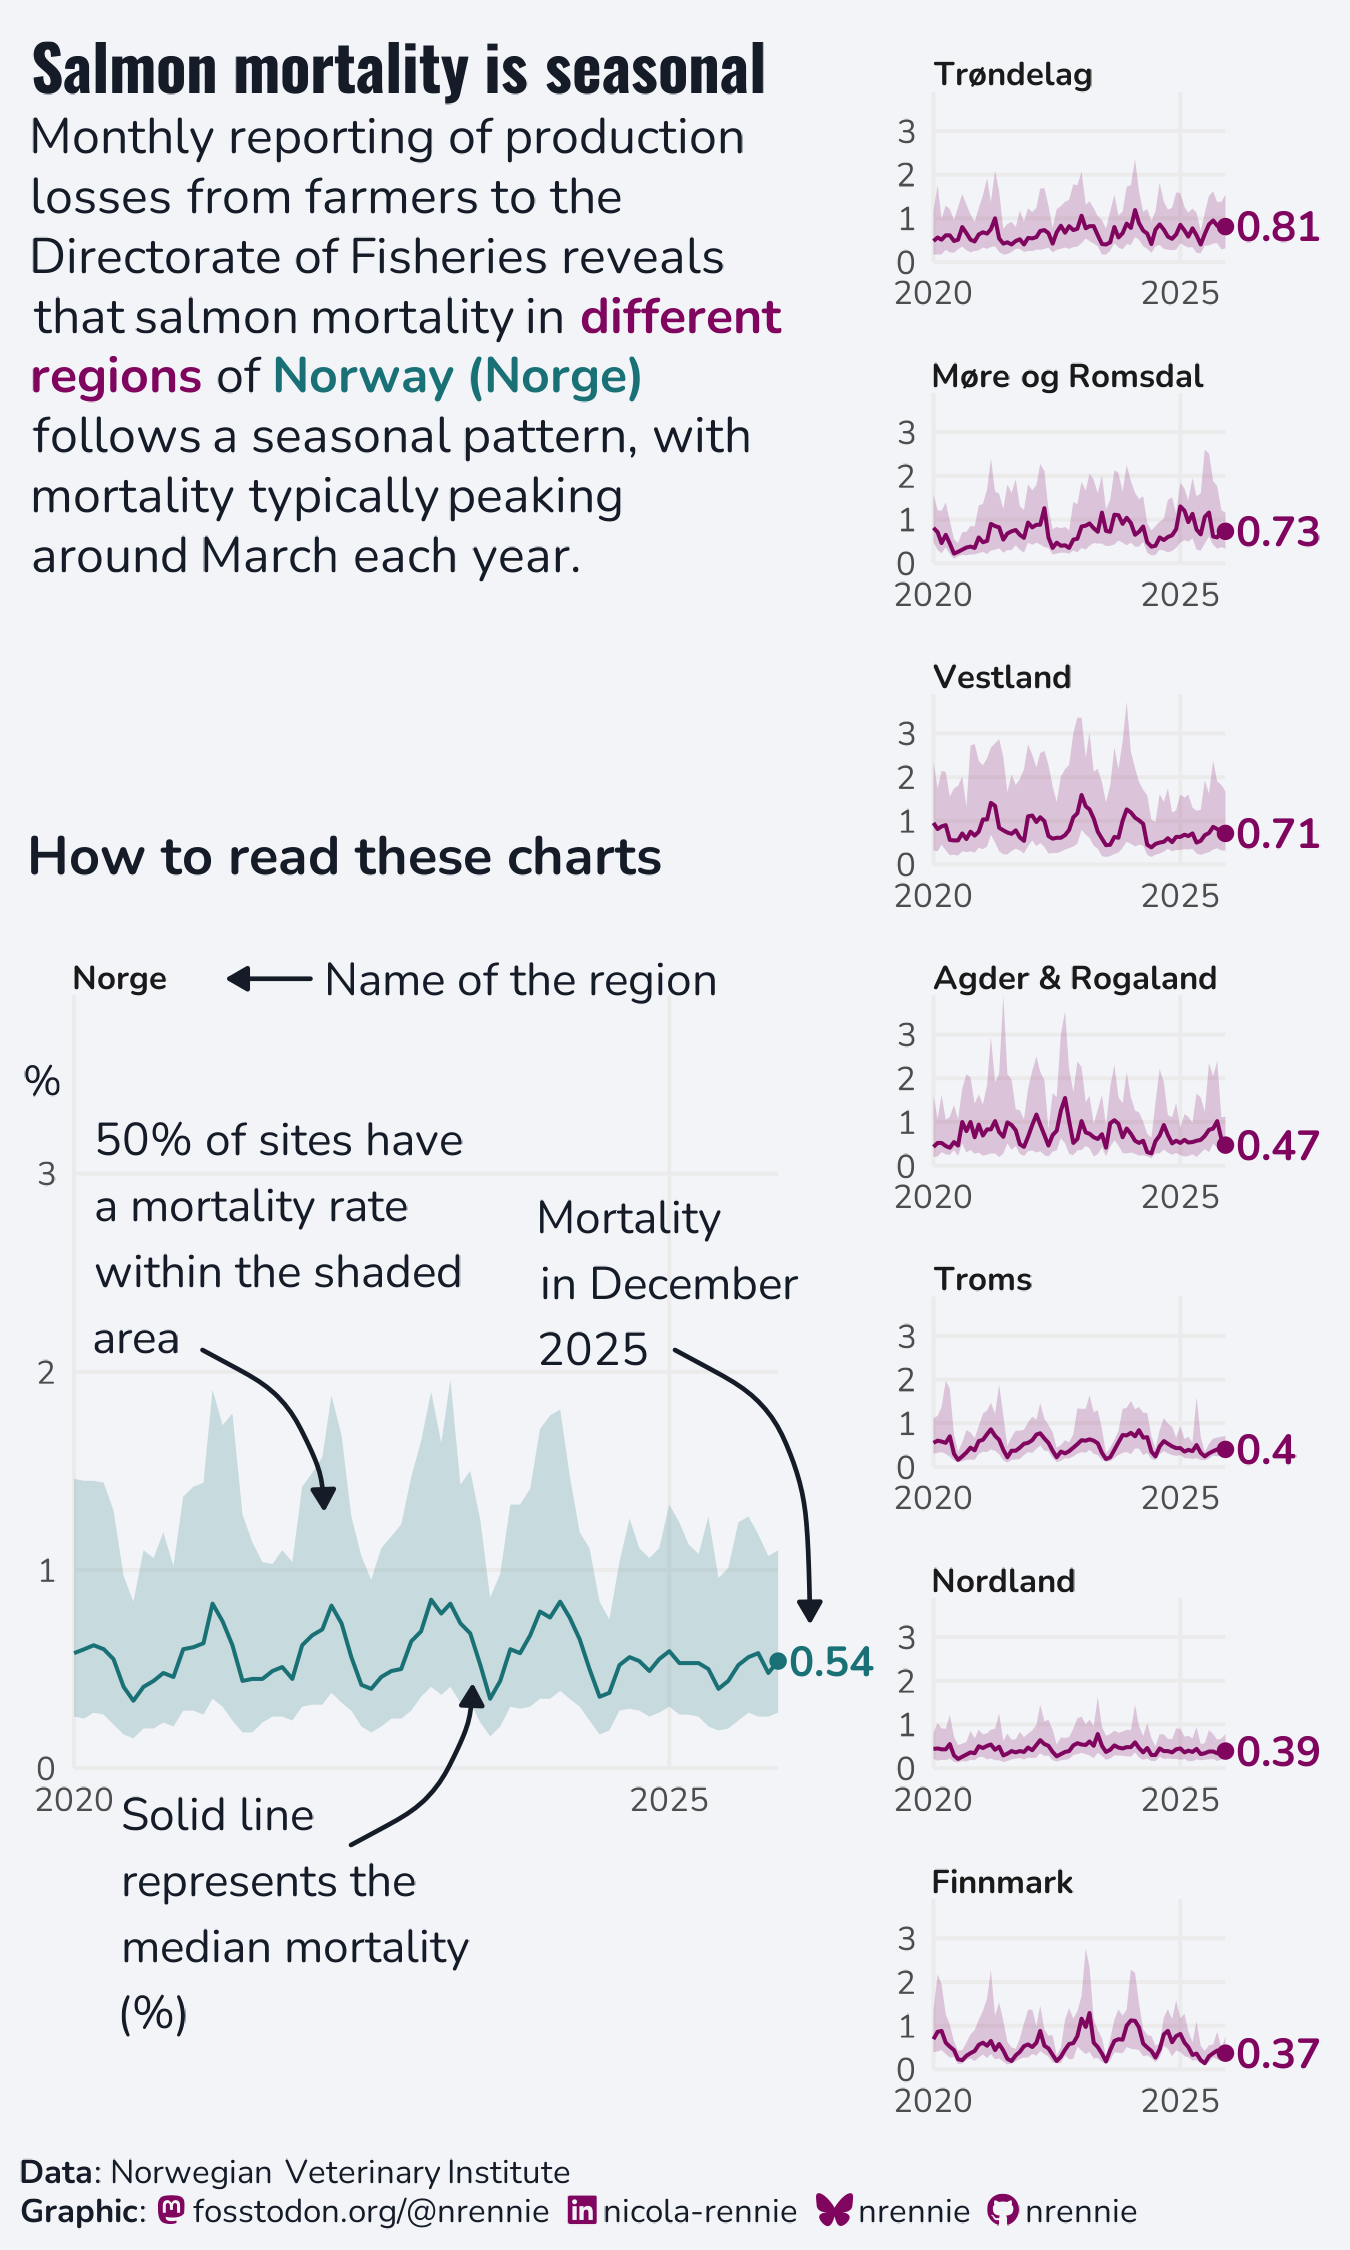

Here is the R script that generated this plot:
# Load packages -----------------------------------------------------------

library(tidyverse)
library(showtext)
library(ggtext)
library(nrBrand)
library(glue)
library(ggview)
library(ggh4x)
library(cowplot)
library(grid)


# Load data ---------------------------------------------------------------

tuesdata <- tidytuesdayR::tt_load("2026-03-17")
monthly_losses_data <- tuesdata$monthly_losses_data
monthly_mortality_data <- tuesdata$monthly_mortality_data


# Load fonts --------------------------------------------------------------

font_add_google("Oswald")
font_add_google("Nunito")
showtext_auto()
showtext_opts(dpi = 300)
title_font <- "Oswald"
body_font <- "Nunito"


# Define colours and fonts-------------------------------------------------

bg_col <- "#F2F4F8"
text_col <- "#151C28"
highlight_col <- "#7F055F"


# Data wrangling ----------------------------------------------------------

region_data <- monthly_mortality_data |>
  filter(geo_group %in% c("county", "country"), species == "salmon") |>
  select(date, region, median, q1, q3)

end_plot_data <- region_data |>
  group_by(region) |>
  slice_max(date) |>
  arrange(desc(median)) |>
  ungroup()

plot_data <- region_data |>
  mutate(
    region = factor(region, levels = end_plot_data$region),
    region = fct_relevel(region, "Norge", after = 0)
  )

design <- "
  ##B
  ##C
  ##D
  AAE
  AAF
  AAG
  ##H
"

# Define text -------------------------------------------------------------

social <- nrBrand::social_caption(
  bg_colour = bg_col,
  icon_colour = highlight_col,
  font_colour = text_col,
  font_family = body_font
)
title <- glue("<span style='font-family:{title_font};font-size:15pt;'>**Salmon mortality is seasonal**</span><br>")
st <- glue("{title}Monthly reporting of production losses from farmers to the Directorate of Fisheries reveals that salmon mortality in <span style='color:#7F055F;'>**different regions**</span> of <span style='color:#197176;'>**Norway (Norge)**</span> follows a seasonal pattern, with mortality typically peaking around March each year.")
cap <- source_caption(source = "Norwegian Veterinary Institute", graphic = social)


# Plot --------------------------------------------------------------------

p <- ggplot(data = plot_data) +
  geom_ribbon(
    mapping = aes(
      x = date, ymin = q1, ymax = q3,
      fill = (region == "Norge"),
    ),
    alpha = 0.2
  ) +
  geom_line(
    mapping = aes(
      x = date, y = median,
      colour = (region == "Norge"),
    )
  ) +
  geom_point(
    data = slice_max(plot_data, date),
    mapping = aes(
      x = date, y = median,
      colour = (region == "Norge")
    )
  ) +
  geom_text(
    data = slice_max(plot_data, date),
    mapping = aes(
      x = date, y = median,
      colour = (region == "Norge"),
      label = paste0(" ", round(median, 2))
    ),
    hjust = 0,
    family = body_font,
    fontface = "bold"
  ) +
  facet_manual(vars(region), design = design, axes = "x") +
  scale_fill_manual(values = c(highlight_col, "#197176")) +
  scale_colour_manual(values = c(highlight_col, "#197176")) +
  scale_x_date(
    date_breaks = "5 years",
    date_labels = "%Y"
  ) +
  scale_y_continuous(limits = c(0, NA)) +
  labs(
    x = NULL, y = "%", caption = cap,
    tag = st
  ) +
  coord_cartesian(expand = FALSE, clip = "off") +
  theme_minimal(base_size = 10, base_family = body_font) +
  theme(
    plot.margin = margin(5, 30, 5, 5),
    plot.title.position = "plot",
    plot.caption.position = "plot",
    legend.position = "none",
    plot.background = element_rect(fill = bg_col, colour = bg_col),
    panel.background = element_rect(fill = bg_col, colour = bg_col),
    plot.tag.position = c(0.01, 0.99),
    plot.tag = element_textbox_simple(
      colour = text_col,
      hjust = 0,
      halign = 0,
      vjust = 1,
      valign = 1,
      margin = margin(b = 5, t = 0),
      family = body_font,
      maxwidth = 0.63
    ),
    plot.caption = element_textbox_simple(
      colour = text_col,
      hjust = 0,
      halign = 0,
      margin = margin(b = 0, t = 10),
      family = body_font
    ),
    strip.text = element_textbox_simple(
      face = "bold",
      margin = margin(t = 10),
      size = rel(0.8)
    ),
    axis.title.y = element_text(angle = 0, 
                                hjust = 1,
                                vjust = 0.5,
                                margin = margin(r = -5),
                                colour = text_col),
    panel.grid.minor = element_blank(),
    panel.spacing.x = unit(2, "lines"),
    panel.spacing.y = unit(1, "lines")
  ) 

ggdraw(p) +
  draw_text(
    x = 0.07, y = 0.45,
    size = 11,
    hjust = 0,
    colour = text_col,
    family = body_font,
    text = str_wrap("50% of sites have a mortality rate within the shaded area", 17)
  ) +
  draw_grob(
    curveGrob(
      x1 = 0.15, y1 = 0.40,
      x2 = 0.24, y2 = 0.33,
      curvature = -0.3,
      gp = gpar(col = text_col, lwd = 1.5, fill = text_col),
      arrow = arrow(type = "closed", length = unit(0.07, "inches"))
    )
  ) +
  draw_text(
    x = 0.09, y = 0.15,
    size = 11,
    hjust = 0,
    colour = text_col,
    family = body_font,
    text = str_wrap("Solid line represents the median mortality (%)", 17)
  ) +
  draw_grob(
    curveGrob(
      x1 = 0.26, y1 = 0.18,
      x2 = 0.35, y2 = 0.25,
      curvature = 0.3,
      gp = gpar(col = text_col, lwd = 1.5, fill = text_col),
      arrow = arrow(type = "closed", length = unit(0.07, "inches"))
    )
  ) +
  draw_text(
    x = 0.24, y = 0.565,
    size = 11,
    hjust = 0,
    colour = text_col,
    family = body_font,
    text = str_wrap("Name of the region", 20)
  ) +
  draw_grob(
    curveGrob(
      x1 = 0.23, y1 = 0.565,
      x2 = 0.17, y2 = 0.565,
      curvature = 0,
      gp = gpar(col = text_col, lwd = 1.5, fill = text_col),
      arrow = arrow(type = "closed", length = unit(0.07, "inches"))
    )
  ) +
  draw_text(
    x = 0.4, y = 0.43,
    size = 11,
    hjust = 0,
    colour = text_col,
    family = body_font,
    text = str_wrap("Mortality in December 2025", 12)
  ) +
  draw_grob(
    curveGrob(
      x1 = 0.50, y1 = 0.40,
      x2 = 0.60, y2 = 0.28,
      curvature = -0.3,
      gp = gpar(col = text_col, lwd = 1.5, fill = text_col),
      arrow = arrow(type = "closed", length = unit(0.07, "inches"))
    )
  ) +
  draw_text(
    x = 0.02, y = 0.62,
    size = 13,
    hjust = 0,
    colour = text_col,
    fontface = "bold",
    family = body_font,
    text = str_wrap("How to read these charts", 30)
  ) +
  canvas(
    width = 4.5, height = 7.5,
    units = "in", bg = bg_col,
    dpi = 300
  ) -> p0


# Save --------------------------------------------------------------------

save_ggplot(
  plot = p0,
  file = file.path("2026", "2026-03-17", paste0("20260317", ".png"))
)
